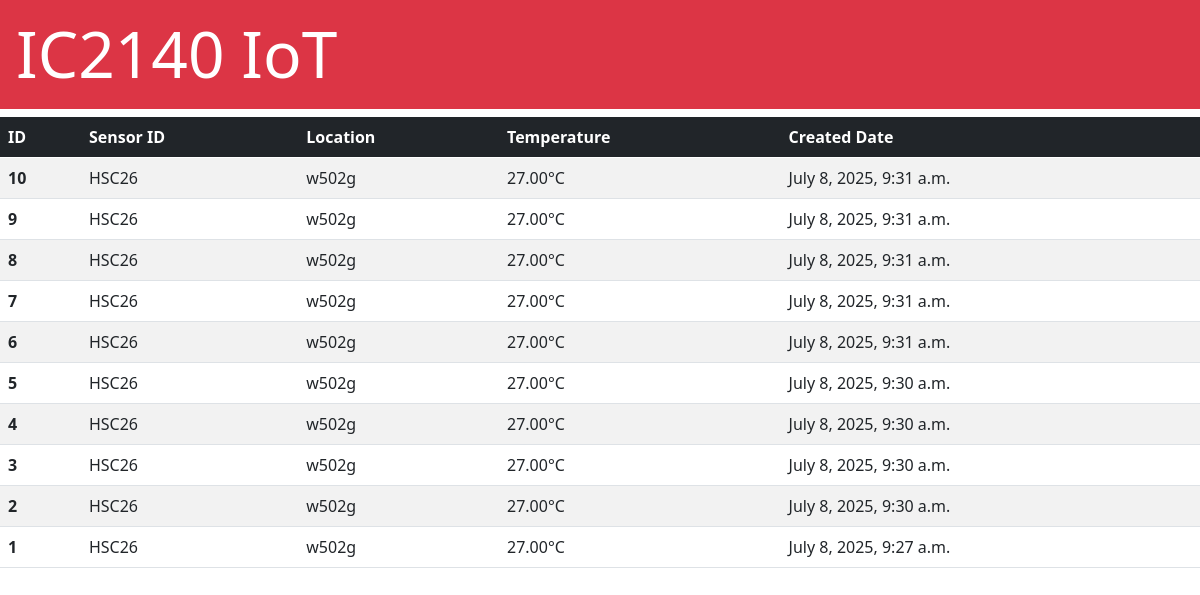
The page /iot/ on the database its author committed.
### iot/models.py (models this page shows, shortened)
class Event(models.Model):
    node_id = models.CharField(max_length=2)
    node_loc = models.CharField(max_length=10)
    temp = models.DecimalField(max_digits=5, decimal_places=2)
    date_created = models.DateTimeField(auto_now_add=True)

### iot/views.py (the view)
# urls.py: path("", views.index),
def index(request):
    events = Event.objects.order_by('-date_created') # date_created descending order
    context = {'events' : events} # Store the data in "context" dictionaries
    return render(request, 'iot/index.html', context) # Pass the context to HTML template

### iot/templates/iot/index.html (shortened to what this page needs)
<!doctype html>
<html>
    <head>
        <link href="https://cdn.jsdelivr.net/npm/bootstrap@5.0.0/dist/css/bootstrap.min.css" rel="stylesheet">
    </head>
    <body>
        <h1 class="display-3 p-3 mb-2 bg-danger text-white">IC2140 IoT</h1>
        <table class="table table-striped table-hover">
            <thead class="table-dark">
                <tr>
                    <th>ID</th>
                    <th>Sensor ID</th>
                    <th>Location</th>
                    <th>Temperature</th>
                    <th>Created Date</th>
                </tr>
            </thead>
            <tbody>
                {% for event in events %}
                <tr>
                    <td><strong>{{ event.id }}</strong></td>
                    <td>{{ event.node_id }}</td>
                    <td>{{ event.node_loc }}</td>
                    <td>
                        {% if event.temp < 21 %}
                            <span style="color: #0dcaf0; font-weight: bold;">{{ event.temp }}°C</span>
                        {% elif event.temp > 29 %}
                            <span style="color: #dc3545; font-weight: bold;">{{ event.temp }}°C</span>
                        {% else %}
                            {{ event.temp }}°C
                        {% endif %}
                    </td>
                    <td>{{ event.date_created }}</td>
                </tr>
                {% endfor %}
            </tbody>
        </table>
    </body>
</html>

### rows shown on the page
Event: id "10", node_id "HSC26", node_loc "w502g", temp "27.00", date_created "July 8, 2025, 9:31 a.m."
Event: id "9", node_id "HSC26", node_loc "w502g", temp "27.00", date_created "July 8, 2025, 9:31 a.m."
Event: id "8", node_id "HSC26", node_loc "w502g", temp "27.00", date_created "July 8, 2025, 9:31 a.m."
Event: id "7", node_id "HSC26", node_loc "w502g", temp "27.00", date_created "July 8, 2025, 9:31 a.m."
Event: id "6", node_id "HSC26", node_loc "w502g", temp "27.00", date_created "July 8, 2025, 9:31 a.m."
Event: id "5", node_id "HSC26", node_loc "w502g", temp "27.00", date_created "July 8, 2025, 9:30 a.m."
Event: id "4", node_id "HSC26", node_loc "w502g", temp "27.00", date_created "July 8, 2025, 9:30 a.m."
Event: id "3", node_id "HSC26", node_loc "w502g", temp "27.00", date_created "July 8, 2025, 9:30 a.m."
Event: id "2", node_id "HSC26", node_loc "w502g", temp "27.00", date_created "July 8, 2025, 9:30 a.m."
Event: id "1", node_id "HSC26", node_loc "w502g", temp "27.00", date_created "July 8, 2025, 9:27 a.m."
